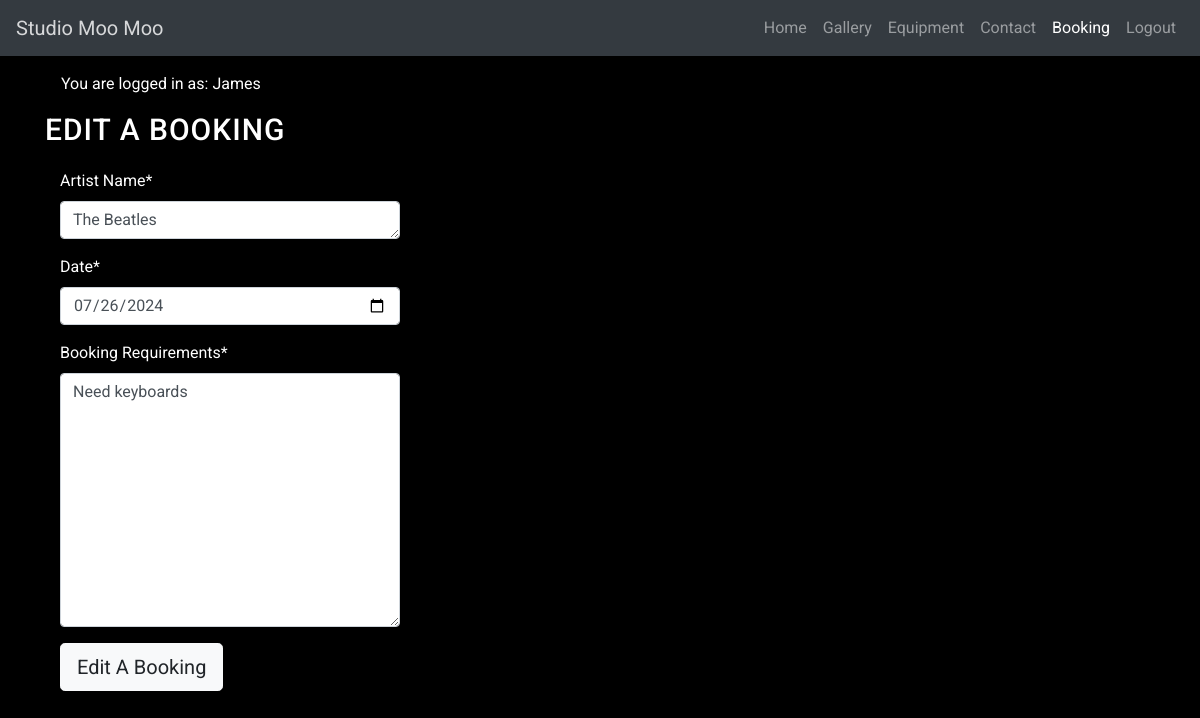
Screenshot of /edit_booking/2 (signed in) with the database file from the repository.
### booking/models.py (models this page shows, shortened)
class Booking(models.Model):
    user = models.ForeignKey(User, on_delete=models.CASCADE)
    Artist_Name = models.CharField(max_length=30)
    Date = models.DateField()
    start_time = models.TimeField()
    end_time = models.TimeField()
    Booking_Requirements = models.CharField(max_length=700)

### booking/views.py (the view, shortened to what this page needs)
# urls.py: path('edit_booking/<int:booking_id>', views.edit_booking, name='edit_booking'),
def edit_booking(request, booking_id):
    queryset = Booking.objects.all()
    booking = get_object_or_404(queryset, pk=booking_id)
    booking_form = BookingForm(instance=booking)
    return render(
        request,
        "booking/booking_edit.html",
        {
            'booking_form' : booking_form,
        },
    )

### booking/forms.py
class BookingForm(forms.ModelForm):
    class Meta:
        model = Booking
        fields = ('Artist_Name','Date','Booking_Requirements')
        widgets = {
            'Artist_Name': forms.Textarea(attrs={'cols': 60, 'rows': 1}),
            'Date': forms.TextInput(attrs={'type': 'date'}),
            'Booking_Requirements': forms.Textarea()
        }

### booking/templates/booking/booking_edit.html (shortened to what this page needs)
{% extends "base.html" %} {% block title %} Studio Moo Moo {% endblock %}
{% load static %}
{% load crispy_forms_tags %}
{% block content %}
<body>
    <main class="flex-shrink-0 main-bg">
        {% if user.is_authenticated %}
        <p class="text-end m-3">You are logged in as: {{ user }}</p>
        {% else %}
        <p class="text-end m-3">You are not logged in</p>
        {% endif %}
    <div>
        <h1>Edit a Booking</h1>
        <div class="col-md-4 mb-4 mt-3">
          <div>
            {% if user.is_authenticated %}
            <form id="bookingForm" method="post"
              style="margin-top: 1.3em;">
              {{ booking_form | crispy }}
              <button id="BookingButton" type="submit"
                class="btn btn-lg btn-light">Edit A Booking</button>
            </form>
            {% else %}
            <p>Log in to make a booking</p>
            {% endif %}
          </div>
        </div>
    </div>
</body>
</html>
{% endblock %}

### static/css/style.css (style rules this page uses)
body { min-height: 100vh; display: flex; flex-direction: column; background-color: #000000; color: #ffffff; font-family: 'roboto', Lucida Sans, monospace; }
h1, h2 { font-family: 'roboto', 'Lucida Sans'; font-size: 30px; color: #ffffff; text-transform: uppercase; letter-spacing: 1px; }

### rows the page displays
Booking: Artist_Name "The Beatles", Date "07/26/2024", Booking_Requirements "Need keyboards"

### other values shown
{{ user }} "James"
